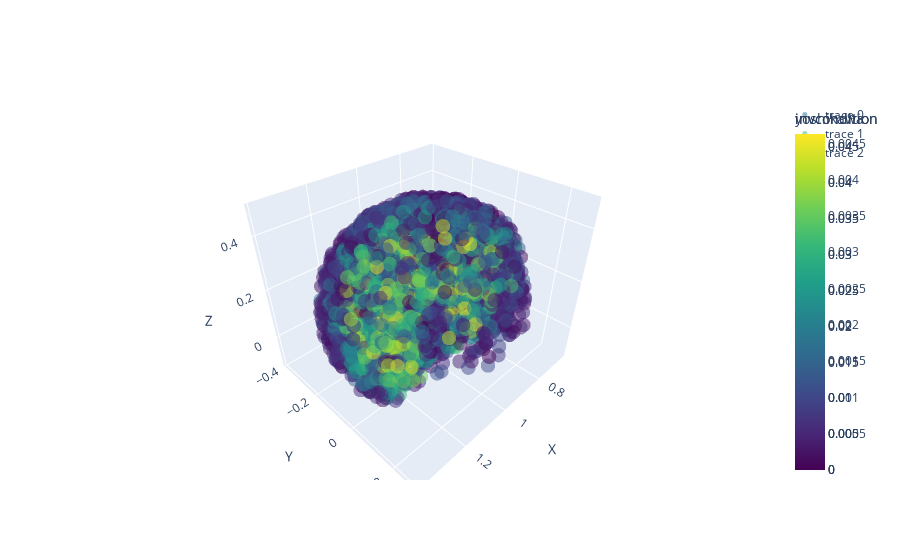

The cell this chart's notebook holds for it:
### Code cell
import robosandbox.performance.workspace.WorkSpace as ws

workspace = ws(SO101)
global_mu = workspace.global_indice(method="invcondition")
print("Global Indices (invcondition):", global_mu)
workspace.plot(color="invcondition")
print(SO101.qlim)

### Figure 1 — Plotly figure (JSON) as saved in the notebook; plotly's stock layout.template omitted (floating-point values rounded to 4 significant figures; data arrays with more than 128 entries replaced by an {"elided": "..."} marker saying what was removed)
{"data": [{"marker": {"color": {"elided": "3300 float values"}, "colorbar": {"title": {"text": "yoshikawa"}}, "colorscale": [[0, "#440154"], [0.1111, "#482878"], [0.2222, "#3e4989"], [0.3333, "#31688e"], [0.4444, "#26828e"], [0.5556, "#1f9e89"], [0.6667, "#35b779"], [0.7778, "#6ece58"], [0.8889, "#b5de2b"], [1, "#fde725"]], "opacity": 0.5, "size": 5}, "mode": "markers", "type": "scatter3d", "x": {"elided": "3300 float values"}, "y": {"elided": "3300 float values"}, "z": {"elided": "3300 float values"}}, {"marker": {"color": {"elided": "3300 float values"}, "colorbar": {"title": {"text": "invcondition"}}, "colorscale": [[0, "#440154"], [0.1111, "#482878"], [0.2222, "#3e4989"], [0.3333, "#31688e"], [0.4444, "#26828e"], [0.5556, "#1f9e89"], [0.6667, "#35b779"], [0.7778, "#6ece58"], [0.8889, "#b5de2b"], [1, "#fde725"]], "opacity": 0.5, "size": 5}, "mode": "markers", "type": "scatter3d", "x": {"elided": "3300 float values"}, "y": {"elided": "3300 float values"}, "z": {"elided": "3300 float values"}}, {"marker": {"color": {"elided": "3300 float values"}, "colorbar": {"title": {"text": "invcondition"}}, "colorscale": [[0, "#440154"], [0.1111, "#482878"], [0.2222, "#3e4989"], [0.3333, "#31688e"], [0.4444, "#26828e"], [0.5556, "#1f9e89"], [0.6667, "#35b779"], [0.7778, "#6ece58"], [0.8889, "#b5de2b"], [1, "#fde725"]], "opacity": 0.5, "size": 5}, "mode": "markers", "type": "scatter3d", "x": {"elided": "3300 float values"}, "y": {"elided": "3300 float values"}, "z": {"elided": "3300 float values"}}], "layout": {"scene": {"xaxis": {"title": {"text": "X"}}, "yaxis": {"title": {"text": "Y"}}, "zaxis": {"title": {"text": "Z"}}}}}
